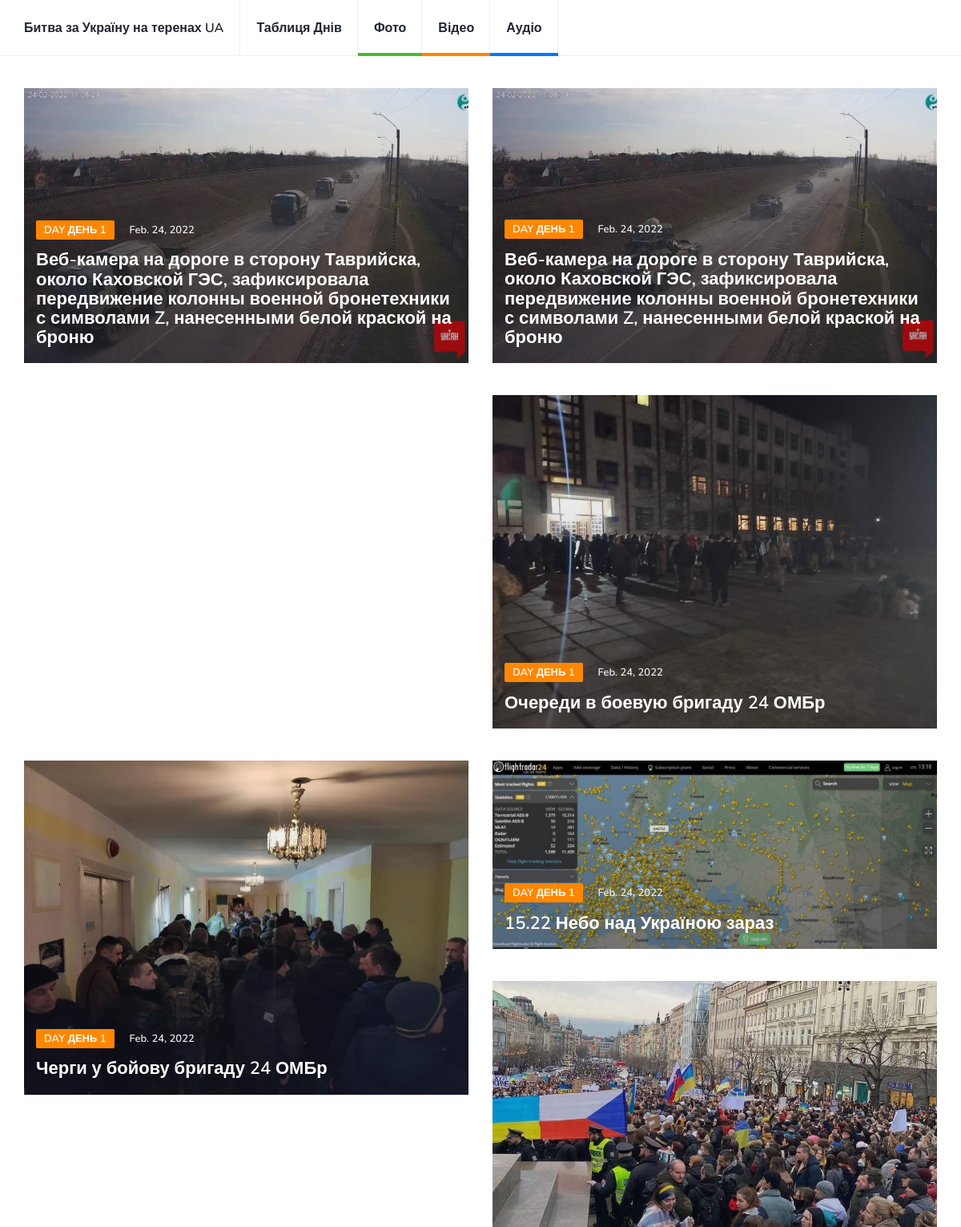
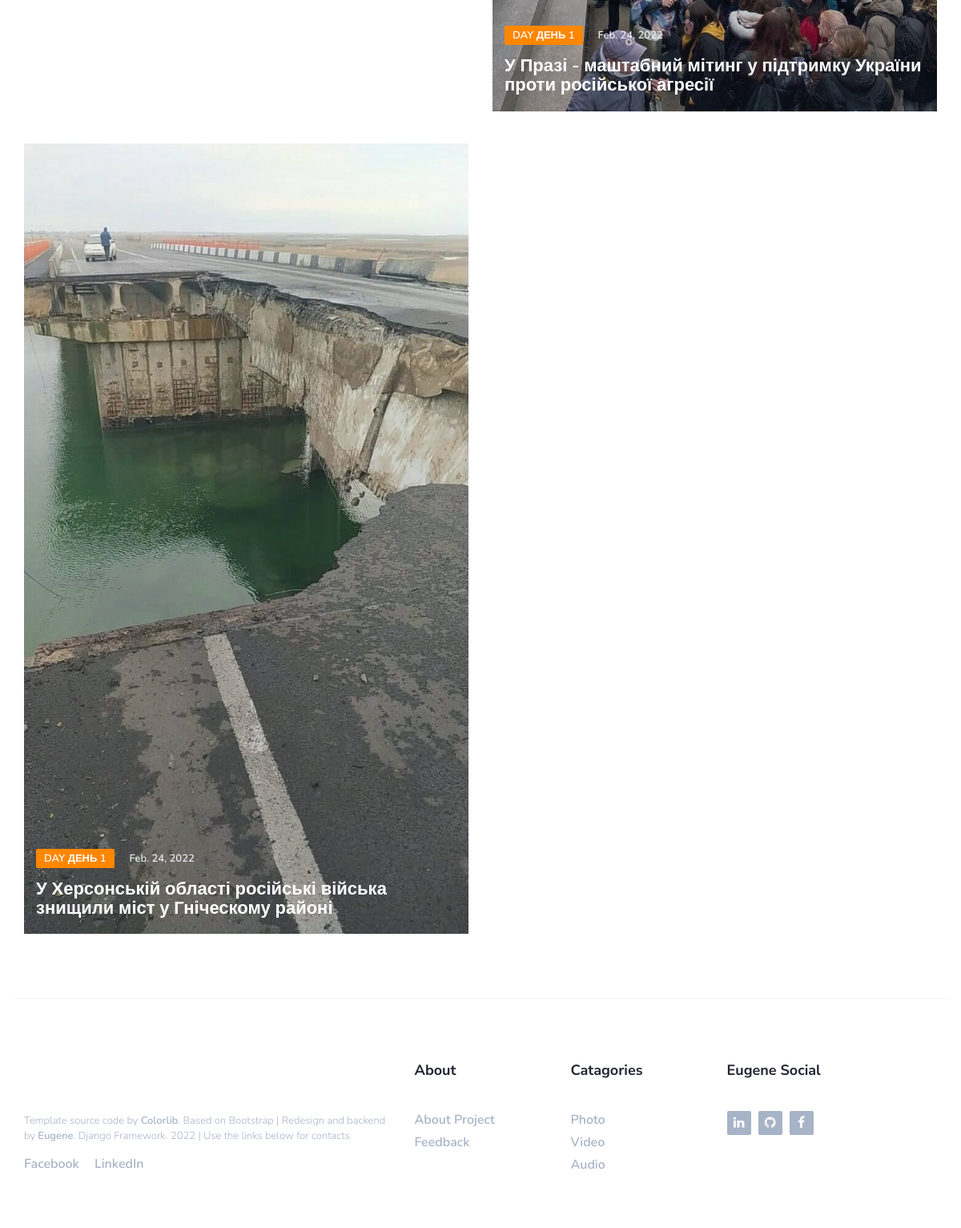
The app's page /photo/ with its own data (2 pictures, top to bottom).
### usersite/models.py (models this page shows, shortened)
class DayPhotoModel(models.Model):
    parent = models.ForeignKey(GeneralDayDescriptionModel, db_index=True, on_delete=models.PROTECT)
    description = models.TextField(blank=True)
    media = models.ImageField(upload_to='media/photo/%Y/%m/%d')
    parent_event_time = models.ForeignKey(DayEventModel, db_index=True, on_delete=models.PROTECT, blank=True)
    category = models.ForeignKey('ItemCategoryModel', db_index=True, on_delete=models.PROTECT, related_name='photocategory')
    class Meta:
        verbose_name = 'photo'
        verbose_name_plural = 'Photos'

class GeneralDayDescriptionModel(models.Model):
    day_number = models.CharField(max_length=4)
    date = models.DateField(auto_now_add=False)
    day_title = models.CharField(max_length=200)
    daily_image = models.ImageField(upload_to='media/images/')
    def __str__(self):
        return f'День {self.day_number}'
    class Meta:
        verbose_name = 'day'
        verbose_name_plural = 'Days'

### usersite/views.py (the view)
# urls.py: path('photo/', photo, name='photo'),
def photo(request):
    photos = DayPhotoModel.objects.all()
    return render(request, 'usersite/photos.html', {'photos': photos})

### usersite/templates/usersite/photos.html (shortened to what this page needs)
{% extends 'usersite/_base.html' %}
{% block content %}
    {% for item in photos %}
        <div class="col-md-6">
            <div class="post post-thumb">
                <a class="post-img" href="blog-post.html"><img src="{{ item.media.url }}" alt=""></a>
                <div class="post-body">
                    <div class="post-meta">
                        <a class="post-category cat-2" href="category.html">Day {{ item.parent }}</a>
                        <span class="post-date">{{ item.parent.date }}</span>
                    </div>
                    <h3 class="post-title"><a href="blog-post.html">{{ item.description }}</a></h3>
                </div>
            </div>
        </div>
    {% endfor %}
{% endblock %}

### usersite/static/css/style.css (style rules this page uses)
body { font-family: 'Nunito', sans-serif; font-size: 16px; font-weight: 300; color: #3d455c; margin: 0; padding: 0; overflow-x: hidden; }
h1, h2, h3, h4, h5, h6 { font-family: 'Nunito Sans', sans-serif; font-weight: 700; color: #212631; margin: 0px 0px 15px; }
h3 { font-size: 23px; }
a { font-weight: 600; color: #212631; text-decoration: none; }
.post { margin-bottom: 40px; }
.post .post-img { display: block; -webkit-transition: 0.2s opacity; transition: 0.2s opacity; }
.post .post-img > img { width: 100%; }
.post .post-meta { margin-top: 15px; margin-bottom: 15px; }
.post-meta .post-category { font-size: 13px; text-transform: uppercase; padding: 3px 10px; font-weight: 600; border-radius: 2px; margin-right: 15px; color: #FFF; background-color: #212631; -webkit-transition: 0.2s opacity; transition: 0.2s opacity; }
.post-meta .post-category.cat-2 { background-color: #ff8700; }
.post-meta .post-date { font-size: 13px; font-weight: 600; }
.post .post-title { font-size: 18px; margin-bottom: 0px; }
.post.post-thumb { position: relative; }
.post.post-thumb .post-img:after { content: ''; position: absolute; left: 0; right: 0; bottom: 0; top: 0; background: -webkit-gradient(linear, left bottom, left top, from(rgba(33, 38, 49, 0.3)), to(transparent)); background: linear-gradient(to top, rgba(33, 38, 49, 0.3) 0%, transparent 100%); }
.post.post-thumb .post-body { position: absolute; bottom: 0px; padding: 20px 15px; }
.post.post-thumb .post-meta .post-date { color: #eceef2; }
.post.post-thumb .post-title { font-size: 22px; }
.post.post-thumb .post-title > a { color: #FFF; }

### records on screen
DayPhotoModel: media (picture), parent "ДЕНЬ 1", parent "Feb. 24, 2022", description "Веб-камера на дороге в сторону Таврийска, около Каховской ГЭС, зафиксировала передвижение колонны военной бронетехники с символами Z, нанесенными белой краской на броню"
DayPhotoModel: media (picture), parent "ДЕНЬ 1", parent "Feb. 24, 2022", description "Веб-камера на дороге в сторону Таврийска, около Каховской ГЭС, зафиксировала передвижение колонны военной бронетехники с символами Z, нанесенными белой краской на броню"
DayPhotoModel: media (picture), parent "ДЕНЬ 1", parent "Feb. 24, 2022", description "Очереди в боевую бригаду 24 ОМБр"
DayPhotoModel: media (picture), parent "ДЕНЬ 1", parent "Feb. 24, 2022", description "Черги у бойову бригаду 24 ОМБр"
DayPhotoModel: media (picture), parent "ДЕНЬ 1", parent "Feb. 24, 2022", description "15.22 Небо над Україною зараз"
DayPhotoModel: media (picture), parent "ДЕНЬ 1", parent "Feb. 24, 2022", description "У Празі - маштабний мітинг у підтримку України проти російської агресії"
DayPhotoModel: media (picture), parent "ДЕНЬ 1", parent "Feb. 24, 2022", description "У Херсонській області російські війська знищили міст у Гніческому районі"
